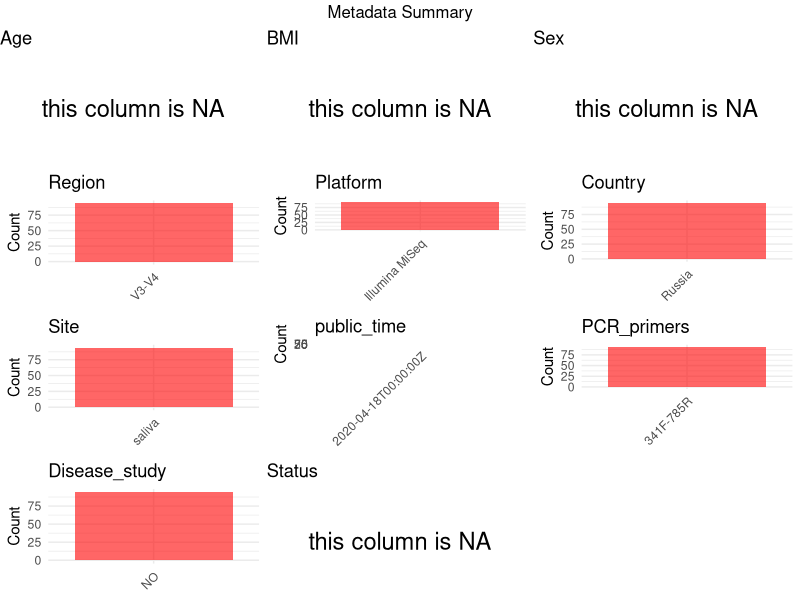

R code for this plot:
## ---- chunk 1
# Load necessary libraries
library(dplyr)
library(ggplot2)
library(gridExtra)

# Set working directory (update this path to your local directory)
setwd("D:/studylearning/董彪师兄项目/任务/修改20250922/PRJEB36081")

# Read the initial metadata files
initial_meta<-read.csv("SraRunTable.csv",header = T)

# Display the first few rows of the metadata
head(initial_meta)
## ---- chunk 2
# Create a uniform metadata dataframe
metadata <- data.frame(
  BioProject = initial_meta$BioProject,
  Run = initial_meta$Run,
  sample_name = initial_meta$Sample_name,
  Age = NA,
  BMI = NA,
  Sex=  NA,
  Region = "V3-V4",
  Platform = initial_meta$Instrument,
  Country = initial_meta$geo_loc_name_country,
  Site = initial_meta$environment_.material.,
  public_time = initial_meta$ReleaseDate,
  stringsAsFactors = FALSE
)
## ---- chunk 3
# Add information obtained from the publication
metadata$PCR_primers <- "341F-785R"  # Update based on the publication
metadata$title <- "Defining the resilience of the human salivary microbiota by a 520-day longitudinal study in a confined environment: the Mars500 mission"
metadata$Disease_study <- "NO"
metadata$Status <- NA_character_
metadata <- metadata %>%
  mutate(Site = case_when(
    grepl("saliva material", Site) ~ "saliva"
  ))
## ---- chunk 4
# Check the number of unique runs and sample names
print(paste("Number of unique runs:", length(unique(metadata$Run))))
print(paste("Number of unique sample names:", length(unique(metadata$sample_name))))
## ---- chunk 5
# Select columns for visualization
plot_data <- metadata %>%
  select(-BioProject, -Run, -sample_name, -title)

# Function to create simple plots for each column
create_simple_plots <- function(data) {
  plots <- list()
  
  for (col in colnames(data)) {
    # Check if the column is all NA
    if (all(is.na(data[[col]]))) {
      # Create an empty plot with text indicating all NA
      p <- ggplot() +
        annotate("text", x = 0.5, y = 0.5, label = "this column is NA", size = 6) +
        labs(title = col) +
        theme_void()
    } else if (is.numeric(data[[col]])) {
      # Numeric variable: histogram
      p <- ggplot(data, aes(x = .data[[col]])) +
        geom_histogram(fill = "blue", alpha = 0.6, bins = 20, na.rm = TRUE) +
        labs(title = col) +
        theme_minimal()
    } else {
      # Categorical variable: bar plot (remove NA values)
      count_data <- as.data.frame(table(data[[col]], useNA = "ifany"))
      p <- ggplot(count_data, aes(x = reorder(Var1, -Freq), y = Freq)) +
        geom_col(fill = "red", alpha = 0.6) +
        labs(title = col, x = NULL, y = "Count") +
        theme_minimal() +
        theme(axis.text.x = element_text(angle = 45, hjust = 1))
    }
    plots[[col]] <- p
  }
  
  return(plots)
}

# Generate and arrange plots
plots <- create_simple_plots(plot_data)
grid.arrange(grobs = plots, ncol = 3, top = "Metadata Summary")
## ---- chunk 6
# Reorder columns to match the desired format
metadata <- metadata[, c(
  "BioProject", "Run", "sample_name", "Age", "BMI", "Sex", 
  "Region", "Platform", "Country", "Site", "public_time", 
  "PCR_primers", "title", "Disease_study", "Status"
)]

# Export the uniform metadata to a CSV file
write.csv(metadata, file = "metadata.csv", quote = FALSE)
